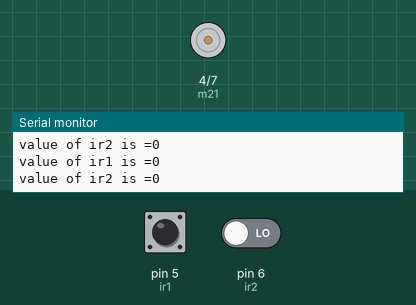
Simulated run of this sketch. Board: Arduino Uno, built with avr-gcc and run on an emulated ATmega328P. On the bench: motor-driver pin pairs drawn as motors (green arrow = first pin HIGH = forward, orange = second pin HIGH = backward, longer = more drive), the last lines printed to the serial monitor. The inputs (shaded band) are chosen by the test bench; at power-on: pin 5 (ir1) LOW, pin 6 (ir2) LOW.

Above: at 1.2 s.
1.3 s: pin 5 (ir1) driven HIGH
At 4.2 s:
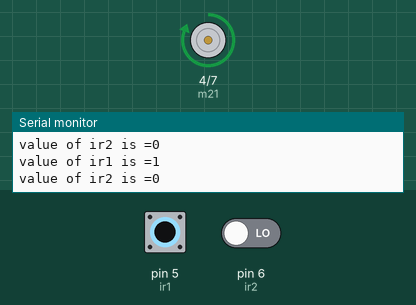
4.3 s: pin 6 (ir2) driven HIGH
At 5.4 s:
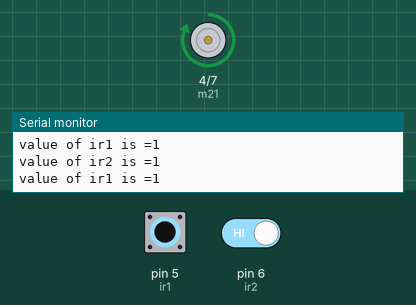
5.8 s: pin 6 (ir2) driven LOW
At 8.7 s:
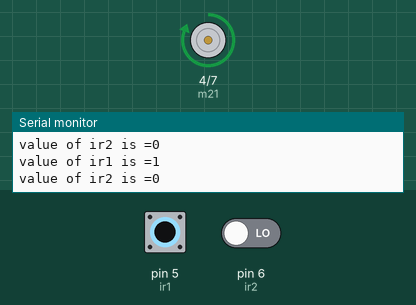
8.8 s: pin 5 (ir1) driven LOW
At 9.4 s:
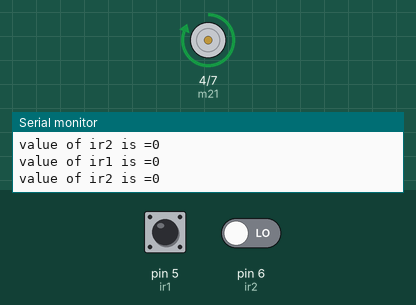
11.8 s: pin 5 (ir1) pulsed HIGH 2 times (0.12 s each, 0.3 s apart)
At 12.2 s:
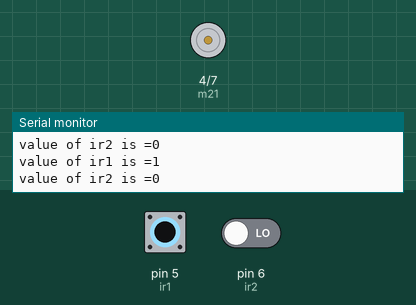
15.4 s: pin 5 (ir1) pulsed HIGH 5 times (0.12 s each, 0.3 s apart)
At 17.8 s:
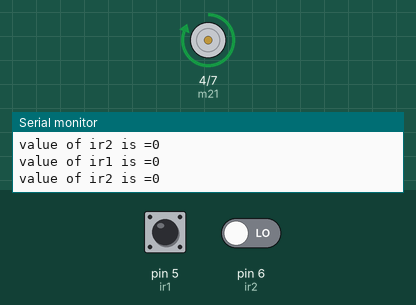
Timing chart, 0 to 19.3 s (numbered marks = the images above; inputs shaded):
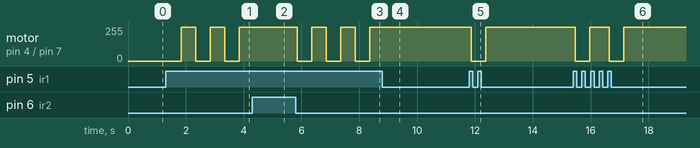

Measured:
- after the input at 1.3 s, motor on pin 4 (m21) / pin 7 (m22): alternates forward 255/255 for 0.50 s and stopped for 0.50 s, starting after 0.55 s
- after the input at 4.3 s, motor on pin 4 (m21) / pin 7 (m22): stays forward 255/255 (without the input it goes to stopped after 0.05 s)
- after the input at 5.8 s, motor on pin 4 (m21) / pin 7 (m22): alternates forward 255/255 for 0.50 s and stopped for 0.50 s, starting after 0.06 s
- after the input at 8.8 s, motor on pin 4 (m21) / pin 7 (m22): stops changing and stays forward 255/255
- after the input at 11.8 s, motor on pin 4 (m21) / pin 7 (m22): forward 255/255 → stopped after 0.07 s, → forward 255/255 0.50 s later
- after the input at 15.4 s, motor on pin 4 (m21) / pin 7 (m22): alternates forward 255/255 for 0.68 s and stopped for 0.50 s, 4 changes in all, then stays forward 255/255, starting after 0.07 s

The sketch:

brave_fyyran_crift1.ino
```cpp
int ir1=5;
int ir2=6;
int a;
int b;
int m11=1;
int m12=0;
int m21=4;
int m22=7;

void setup()
{
  Serial.begin(9600);
  pinMode(ir1,INPUT);
  pinMode(ir2,INPUT);
  pinMode(m11,OUTPUT);
  pinMode(m12,OUTPUT);
  pinMode(m21,OUTPUT);
  pinMode(m22,OUTPUT);
}

void loop()
{
  a=digitalRead(ir1);
  b=digitalRead(ir2);

  Serial.print("value of ir1 is =");
  Serial.println(a);
  Serial.print("value of ir2 is =");
  Serial.println(b);

  if(a==1 && b==1)
  {
    digitalWrite(m11,HIGH);
    digitalWrite(m12,LOW);
    digitalWrite(m21,HIGH);
    digitalWrite(m22,LOW);
  }

  if(a==0 && b==1)
  {
    digitalWrite(m11,LOW);
    digitalWrite(m12,HIGH);
    digitalWrite(m21,HIGH);
    digitalWrite(m22,LOW);
  }

  if(a==1 && b==0)
  {
    digitalWrite(m11,HIGH);
    digitalWrite(m12,LOW);
    digitalWrite(m21,LOW);
    digitalWrite(m22,HIGH);
  }

  if(a==1 && b==0)
  {
    digitalWrite(m11,LOW);
    digitalWrite(m12,LOW);
    digitalWrite(m21,LOW);
    digitalWrite(m22,LOW);

    delay(500);

    digitalWrite(m11,HIGH);
    digitalWrite(m12,LOW);
    digitalWrite(m21,HIGH);
    digitalWrite(m22,LOW);

    delay(500);
  }
}


  
```
